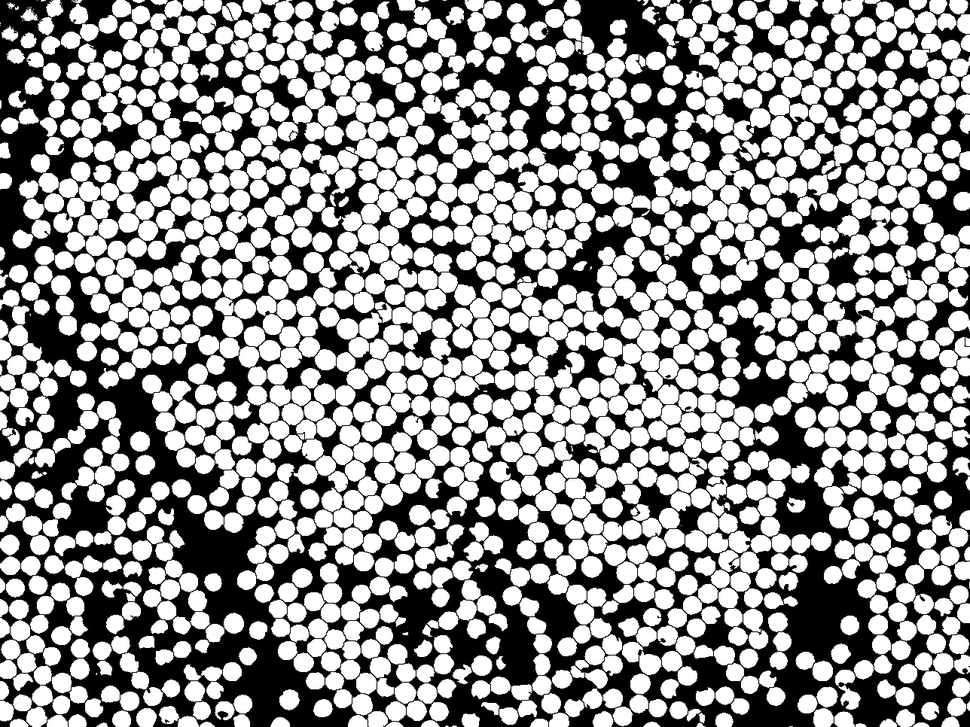
#> input picture Micrografia/datos/SS4_WS.tif, 970 x 727 px, shrunk from 1288 x 966 before the run
$ jupyter execute C2_SS4_final.ipynb
#> lines starting #> are read from the running program, lines starting #| are printed output that depends on the picture; after the words box and inside, x2 and y2 are one past the last pixel; in counts of white or black regions, pixels touching at a corner belong together
[cell 1]
# --- Librerias ---
import os
import cv2
import numpy as np
import matplotlib.pyplot as plt
from openpyxl import Workbook

[cell 2]
# --- Parametros y rutas ---
ruta_watershed = r"datos/SS4_WS.tif"
ruta_original = r"datos/SS4.tif"
carpeta_salida = r"resultados"

# FOV real del microscopio (micras): no impreso en la captura, estimado por
# extrapolacion a partir del diametro mediano de fibra frente al Caso 1 (169x132 um)
fov_ancho_um = 534.0
fov_alto_um = 400.0

factor_motas = 0.025       # descarta piezas < 2.5% del area mediana
factor_fragmento = 0.9     # pieza < 0.9*mediana del subconjunto -> fragmento de sobre-seg
umbral_solidez = 0.88      # une dos piezas si su union llena >= 88% de su casco convexo
factor_max_grupo = 1.2     # no unir si el grupo supera 1.2x la mediana (particulas uniformes; no agranda)
factor_min_grupo = 0.4     # descarta grupos finales < 0.4x la mediana (particulas inventadas)
umbral_solape = 0.65       # fusiona 2 circulos si dist. entre centros < 0.65*(r1+r2) (se solapan demasiado)
factor_max_circulo = 1.3   # el circulo fusionado no supera 1.3x el radio mediano (no crea gigantes)

os.makedirs(carpeta_salida, exist_ok=True)

[cell 3]
# --- Cargar la mascara sobre-segmentada (watershed de ImageJ) ---
ws = cv2.imread(ruta_watershed, cv2.IMREAD_GRAYSCALE)
#> ws is the input picture: shape (727, 970); min 0, max 255, mean 147.5
_, ws = cv2.threshold(ws, 127, 255, cv2.THRESH_BINARY)
#> ws: shape (727, 970); 57.8% white; 33 black regions (31 under 20 px), largest, box (x1, y1, x2, y2) and area: (0, 0, 970, 727) 297812, (830, 718, 837, 727) 23
# auto-inversion: las particulas deben ser el foreground (mas componentes). Si vienen
# como fondo (binarizado al reves en ImageJ) se corrige solo.
if cv2.connectedComponents(ws)[0] < cv2.connectedComponents(255 - ws)[0]:
    ws = 255 - ws
    print("Binario invertido -> corregido (particulas como foreground)")
alto_px, ancho_px = ws.shape

micras_por_pixel_x = fov_ancho_um / ancho_px
micras_por_pixel_y = fov_alto_um / alto_px
micras_por_pixel = (micras_por_pixel_x + micras_por_pixel_y) / 2

def contorno_exterior(mascara):
    contornos, _ = cv2.findContours(mascara, cv2.RETR_EXTERNAL, cv2.CHAIN_APPROX_NONE)
    return max(contornos, key=cv2.contourArea) if contornos else None

[cell 4]
# --- Piezas (sin motas) y clasificacion interior / borde ---
# Las piezas que tocan el marco son de borde: se tratan APARTE para que sus
# fragmentos no contaminen las interiores.
numero, etiquetas_piezas = cv2.connectedComponents(ws)
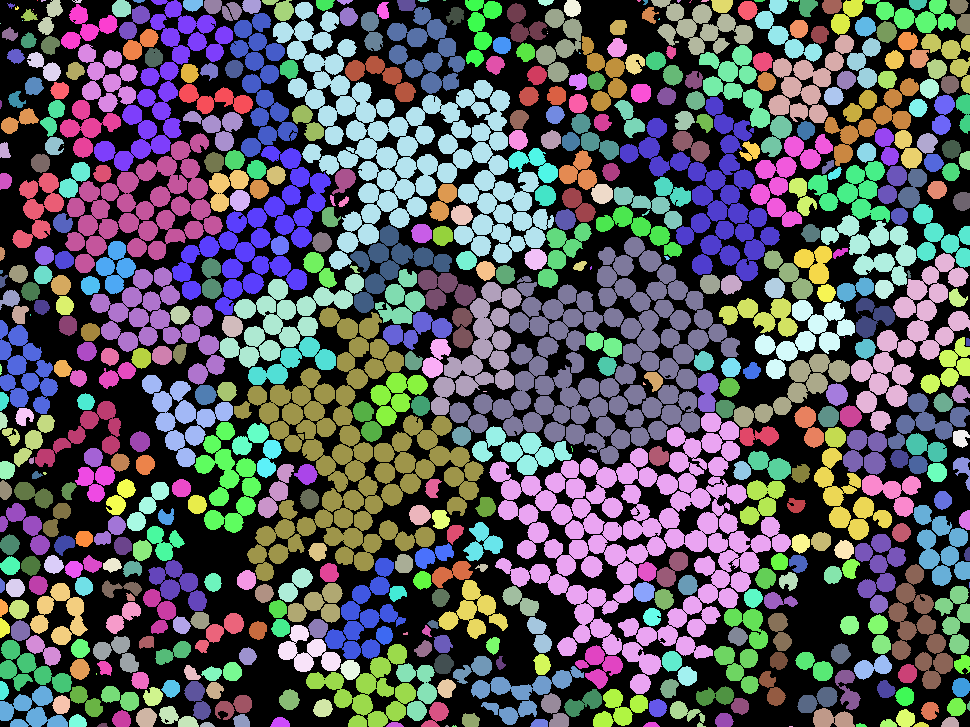
#> etiquetas_piezas: shape (727, 970) int32; 539 distinct labels, from 0 to 538; one colour per label, 0 black
#> numero = 539
area = {}
contorno = {}
for pieza in range(1, numero):
    c = contorno_exterior(np.uint8(etiquetas_piezas == pieza) * 255)
    if c is None:
        continue
    area[pieza] = int((etiquetas_piezas == pieza).sum())
    contorno[pieza] = c
#> this loop made 538 passes
#> contornos in contorno_exterior on passes 2, 4, 6: 1 contour, all with area under 20, 1 contour, all with area under 20, 1 contour, all with area under 20
#> after the loop, area = 538 items; contorno = 538 items

area_mediana = np.median(list(area.values()))
#> area_mediana = 286
piezas = [p for p in area if area[p] >= factor_motas * area_mediana]
#> piezas = 513 values from 3 to 535

bordes_lab = set(np.unique(np.concatenate([etiquetas_piezas[0, :], etiquetas_piezas[-1, :],
                                           etiquetas_piezas[:, 0], etiquetas_piezas[:, -1]])))
#> bordes_lab = 106 items
piezas_interior = [p for p in piezas if p not in bordes_lab]
#> piezas_interior = 418 values from 27 to 516
piezas_borde = [p for p in piezas if p in bordes_lab]
#> piezas_borde = 95 values from 3 to 535
print("Piezas:", len(piezas), "| interior:", len(piezas_interior), "| borde:", len(piezas_borde))
#| Piezas: 513 | interior: 418 | borde: 95

[cell 5]
# --- Union por convexidad (interiores y bordes por separado) ---
piezas_set = set(piezas)
#> piezas_set = 513 items
valido_mask = np.isin(etiquetas_piezas, piezas)
#> valido_mask: shape (727, 970) bool; 57.7% white; 33 black regions (31 under 20 px), largest, box (x1, y1, x2, y2) and area: (0, 0, 970, 727) 297896, (830, 718, 837, 727) 23
kernel = cv2.getStructuringElement(cv2.MORPH_ELLIPSE, (5, 5))
vecinos = {}
for p in piezas:
    cerca = np.unique(etiquetas_piezas[(cv2.dilate(np.uint8(etiquetas_piezas == p), kernel) > 0) & valido_mask])
    vecinos[p] = [int(v) for v in cerca if v != p and v in piezas_set]
#> this loop made 513 passes
#> (p, cerca) on passes 1 to 3: (3, [3, 69]), (4, [4, 41]), (5, [5, 41, 42])
#> after the loop, vecinos = 513 items

def solidez_union(a, b):
    casco = cv2.contourArea(cv2.convexHull(np.vstack([contorno[a], contorno[b]])))
    return (area[a] + area[b]) / casco if casco > 0 else 0.0

def unir(subconjunto):
    sub = set(subconjunto)
#> sub = 418 items
    if not subconjunto:
        return {}
    mediana = np.median([area[p] for p in subconjunto])
#> mediana = 293
    tope = factor_max_grupo * mediana
#> tope = 351.6
    padre = {p: p for p in subconjunto}
#> padre = 418 items
    area_grupo = {p: area[p] for p in subconjunto}
#> area_grupo = 418 items
    def raiz(x):
        while padre[x] != x:
            padre[x] = padre[padre[x]]
            x = padre[x]
        return x
    for fragmento in sorted([p for p in subconjunto if area[p] < factor_fragmento * mediana], key=lambda p: area[p]):
        candidatos = []
        for v in vecinos[fragmento]:
            if v not in sub:
                continue
            rf, rv = raiz(fragmento), raiz(v)
            if rf == rv or area_grupo[rf] + area_grupo[rv] > tope:   # tope: no fundir dos particulas
                continue
            s = solidez_union(fragmento, v)
            if s > umbral_solidez:
                candidatos.append((s, v))
        if candidatos:
            rf, rv = raiz(fragmento), raiz(max(candidatos)[1])
            padre[rf] = rv
            area_grupo[rv] += area_grupo[rf]
#> this loop made 123 passes
#> (fragmento, rf, rv) on pass 1: (339, 339, 338)
    grupos = {}
    for p in subconjunto:
        grupos.setdefault(raiz(p), []).append(p)
#> this loop made 418 passes
#> p on passes 1 to 3: 27, 37, 38
#> after the loop, grupos = 417 items
    # descarta grupos diminutos (particulas inventadas)
    return {k: m for k, m in grupos.items() if sum(area[p] for p in m) >= factor_min_grupo * mediana}

grupos_interior = unir(piezas_interior)
#> grupos_interior = 396 items
grupos_borde = unir(piezas_borde)
#> the loop in unir (call 2), `for fragmento in sorted([p for p in subconjunto if area[p] < factor_fr..` made 45 passes
#> (fragmento, rf, rv) on passes 26, 28: (305, 305, 293), (426, 426, 439)
#> the loop in unir (call 2), `for p in subconjunto:` made 95 passes
#> p on passes 1 to 8: 3, 4, 5, 6, 7, 8, 9, 10
#> grupos_borde = 68 items
print("Particulas interiores:", len(grupos_interior), "| de borde:", len(grupos_borde))
#| Particulas interiores: 396 | de borde: 68

[cell 6]
# --- Interiores como circulos de area REAL + fusion de solapes; borde = casco convexo ---
mascara_exterior = np.zeros((alto_px, ancho_px), dtype=np.uint8)
for miembros in grupos_borde.values():
    cv2.drawContours(mascara_exterior, [cv2.convexHull(np.vstack([contorno[p] for p in miembros]))], -1, 255, -1)
#> this loop made 68 passes
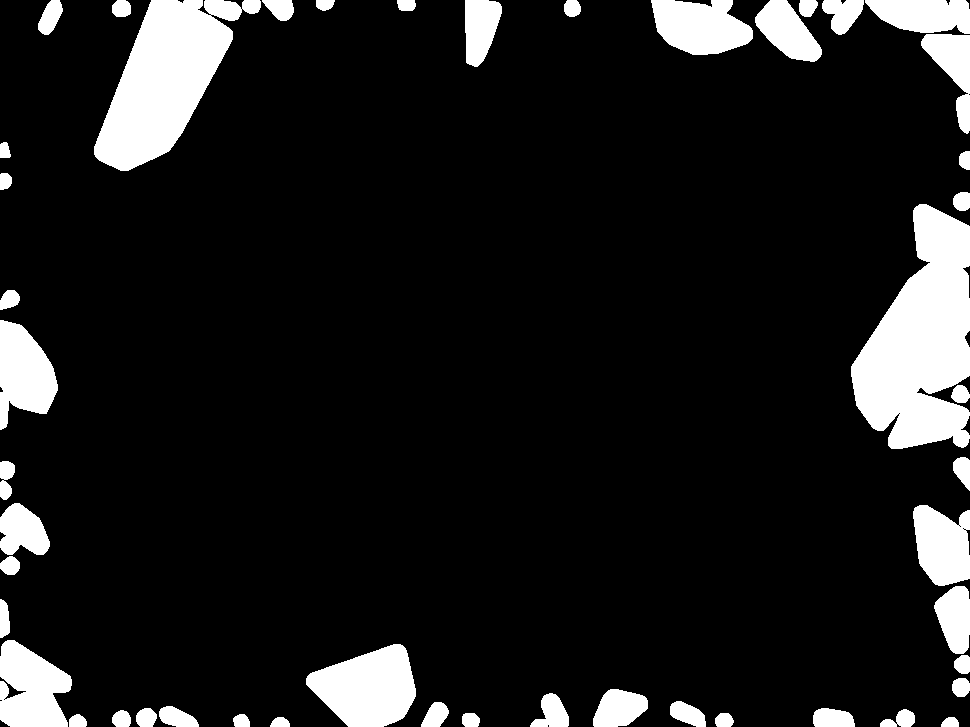
#> mascara_exterior: shape (727, 970); 11.7% white; 48 white regions, largest, box (x1, y1, x2, y2) and area: (851, 204, 970, 449) 18847, (94, 0, 261, 171) 14479, (306, 644, 416, 727) 6285

# un circulo (centro, radio de area equivalente) por grupo interior
circulos = []
for miembros in grupos_interior.values():
    casco = cv2.convexHull(np.vstack([contorno[p] for p in miembros]))
    area_px = sum(area[p] for p in miembros)   # area REAL (pixeles), no la del casco (que infla)
    perimetro = cv2.arcLength(casco, True)
    circ = 4 * np.pi * cv2.contourArea(casco) / (perimetro ** 2) if perimetro > 0 else 0.0
    M = cv2.moments(casco)
    cx = M["m10"] / M["m00"] if M["m00"] else 0.0
    cy = M["m01"] / M["m00"] if M["m00"] else 0.0
    circulos.append([cx, cy, float(np.sqrt(area_px / np.pi)), circ])
#> this loop made 396 passes
#> (miembros, area_px, perimetro, circ, cx, cy) on passes 1 to 3: ([27], 288, 58.83, 0.978, 747.3, 9.7), ([38], 23398, 888.1, 0.804, 405.7, 150.4), ([39], 158, 47.52, 0.857, 383, 9.97)
#> after the loop, circulos = 396 items, first 6: [747.3, 9.7, 9.57, 0.978], [405.7, 150.4, 86.3, 0.804], [383, 9.97, 7.09, 0.857], [524.5, 24.36, 15.82, 0.864], [86.2, 26.12, 18.28, 0.804], [134, 22.05, 12.83, 0.82]

# Fusion de circulos que se solapan DEMASIADO (una particula partida en dos):
# se sustituyen por un circulo que engloba a ambos, sin superar factor_max_circulo * radio mediano.
mediana_radio = float(np.median([c[2] for c in circulos])) if circulos else 0.0
#> mediana_radio = 9.76
tope_radio = factor_max_circulo * mediana_radio
#> tope_radio = 12.69

def envolvente(a, b):
    x1, y1, r1 = a[:3]; x2, y2, r2 = b[:3]
    d = float(np.hypot(x2 - x1, y2 - y1))
    if d + min(r1, r2) <= max(r1, r2):          # uno ya contiene al otro
        return list(a[:3]) if r1 >= r2 else list(b[:3])
    R = (d + r1 + r2) / 2                        # circulo minimo que engloba ambos
    t = (R - r1) / d if d > 0 else 0.0
    return [x1 + (x2 - x1) * t, y1 + (y2 - y1) * t, R]

padre = list(range(len(circulos)))
#> padre = 396 values from 0 to 395
def raiz(x):
    while padre[x] != x:
        padre[x] = padre[padre[x]]; x = padre[x]
    return x
for i in range(len(circulos)):
    xi, yi, ri = circulos[i][:3]
    for j in range(i + 1, len(circulos)):
        xj, yj, rj = circulos[j][:3]
        if np.hypot(xj - xi, yj - yi) < umbral_solape * (ri + rj):
            padre[raiz(i)] = raiz(j)
#> this loop made 396 passes
#> (xi, yi, ri) on passes 1 to 3: (747.3, 9.7, 9.57), (405.7, 150.4, 86.3), (383, 9.97, 7.09)
#> after the loop, padre = 396 values, max 395 at index 395, min 0 at index 0, mean 199.3

componentes = {}
for i in range(len(circulos)):
    componentes.setdefault(raiz(i), []).append(circulos[i])
#> after the loop, componentes = 373 items

circulos_final = []
for grupo in componentes.values():
    c = grupo[0]
    for otro in grupo[1:]:
        e = envolvente(c, otro)
        if e[2] <= tope_radio:                  # no crear circunferencias gigantes
            c = [e[0], e[1], e[2], max(c[3], otro[3])]
        else:
            circulos_final.append(otro)
    circulos_final.append(c)
#> this loop made 373 passes

# rasterizar interiores (circulos ya fusionados) y guardar propiedades
mascara_interior = np.zeros((alto_px, ancho_px), dtype=np.uint8)
#> mascara_interior: shape (727, 970); every value is 0
particulas = []
for cx, cy, r, circ in circulos_final:
    cxi, cyi, ri = int(round(cx)), int(round(cy)), int(round(r))
    cv2.circle(mascara_interior, (cxi, cyi), ri, 255, -1)
    particulas.append({"id": len(particulas) + 1, "area_px": float(np.pi * ri * ri),
                       "circularidad": circ, "centro_x": cxi, "centro_y": cyi, "radio_eq_px": float(ri)})
#> this loop made 396 passes
#> (cx, cy, r, circ) on passes 1 to 3: (747.3, 9.7, 9.57, 0.978), (442.8, 201.8, 13.77, 0.832), (405.7, 150.4, 86.3, 0.804)
#> mascara_interior: shape (727, 970); 47% white; 255 white regions, largest, box (x1, y1, x2, y2) and area: (197, 159, 431, 538) 39002, (363, 237, 687, 446) 33918, (542, 446, 733, 640) 28419

# resultado final = TODAS las particulas en blanco (imagen binarizada lista para el watershed)
resultado_final = np.zeros((alto_px, ancho_px), dtype=np.uint8)
resultado_final[(mascara_interior > 0) | (mascara_exterior > 0)] = 255
#> resultado_final: shape (727, 970); 57.9% white; 41 black regions (28 under 20 px), largest, box (x1, y1, x2, y2) and area: (0, 0, 970, 727) 295712, (917, 376, 970, 398) 260, (126, 0, 151, 15) 213
print("Particulas interiores:", len(particulas), "(fusiones:", len(circulos) - len(particulas), ") | borde:", len(grupos_borde))
#| Particulas interiores: 396 (fusiones: 0 ) | borde: 68

[cell 7]
# --- Guardar imagenes resultado ---
# 1) Resultado final binarizado (todas las particulas blancas, listo para el watershed)
cv2.imwrite(os.path.join(carpeta_salida, "resultado_final.png"), resultado_final)

# 2) Doble panel: interiores | exteriores (binario)
fig, ax = plt.subplots(1, 2, figsize=(15, 6))
ax[0].imshow(mascara_interior, cmap="gray"); ax[0].set_title("Interiores: %d" % len(particulas)); ax[0].axis("off")
ax[1].imshow(mascara_exterior, cmap="gray"); ax[1].set_title("Exteriores / borde: %d" % len(grupos_borde)); ax[1].axis("off")
fig.tight_layout()
fig.savefig(os.path.join(carpeta_salida, "interiores_exteriores.png"), dpi=150, bbox_inches="tight")
plt.close(fig)

# 3) Comparacion: resultado final vs la entrada del watershed (_WS)
fig, ax = plt.subplots(1, 2, figsize=(15, 6))
ax[0].imshow(resultado_final, cmap="gray"); ax[0].set_title("Resultado final (binarizado)"); ax[0].axis("off")
ax[1].imshow(ws, cmap="gray"); ax[1].set_title("Entrada watershed (_WS)"); ax[1].axis("off")
fig.tight_layout()
fig.savefig(os.path.join(carpeta_salida, "comparacion.png"), dpi=150, bbox_inches="tight")
plt.close(fig)

# 4) Overlay: resultado final superpuesto sobre el _WS (colores aptos deuteranopia)
#    blanco = coincide | naranja = anadido por el codigo | azul = quitado por el codigo
proc = resultado_final > 0
ws_fg = ws > 0
overlay_ws = np.zeros((alto_px, ancho_px, 3), dtype=np.uint8)
#> overlay_ws: shape (727, 970, 3); every value is 0
overlay_ws[ws_fg & proc] = (255, 255, 255)
#> overlay_ws: shape (727, 970, 3); 41.1% white; 618 white regions (84 under 20 px), largest, box (x1, y1, x2, y2) and area: (544, 449, 732, 640) 15417, (517, 271, 679, 446) 12266, (321, 82, 492, 232) 11357
overlay_ws[(~ws_fg) & proc] = (0, 128, 255)     # naranja (BGR) = anadido
overlay_ws[ws_fg & (~proc)] = (255, 0, 0)       # azul (BGR) = quitado
cv2.imwrite(os.path.join(carpeta_salida, "overlay_vs_ws.png"), overlay_ws)

# 5) Deteccion de particulas: cada particula dibujada por SEPARADO sobre la micrografia
#    original (si se fusionan en la mascara, findContours las une; por eso una a una).
#    interiores = circulo naranja | exteriores/borde = casco convexo azul (deuteranopia)
original = cv2.imread(ruta_original, cv2.IMREAD_GRAYSCALE)
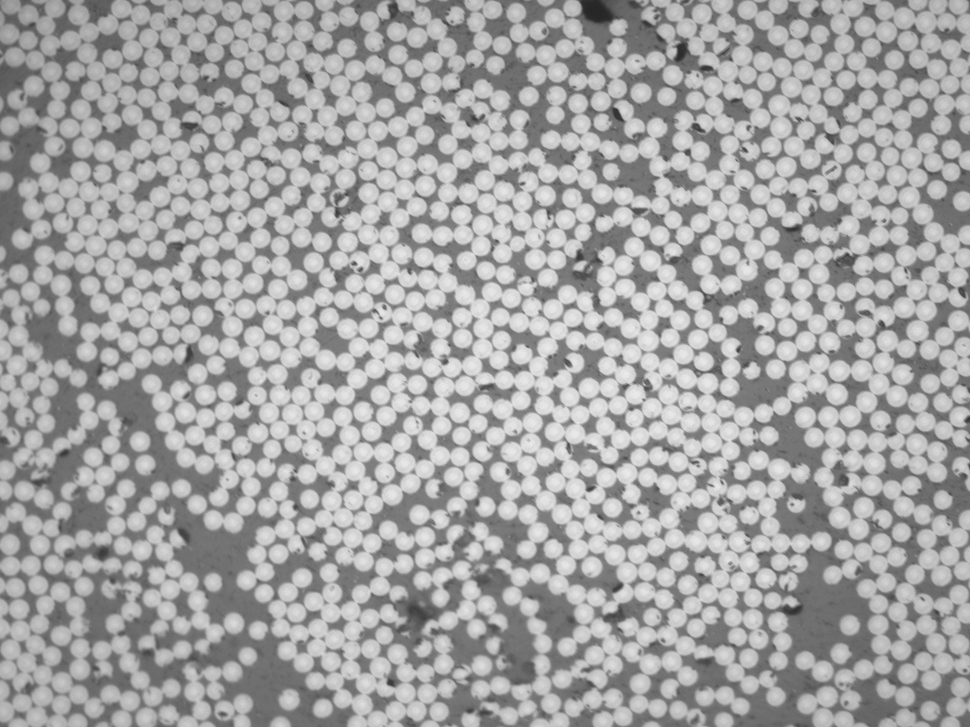
#> input picture Micrografia/datos/SS4.tif, 970 x 727 px, shrunk from 1288 x 966 before the run
#> original is the input picture: shape (727, 970); min 37, max 235, mean 164.8
deteccion = cv2.cvtColor(original, cv2.COLOR_GRAY2BGR)
for miembros in grupos_borde.values():
    cv2.drawContours(deteccion, [cv2.convexHull(np.vstack([contorno[p] for p in miembros]))], -1, (255, 0, 0), 2)
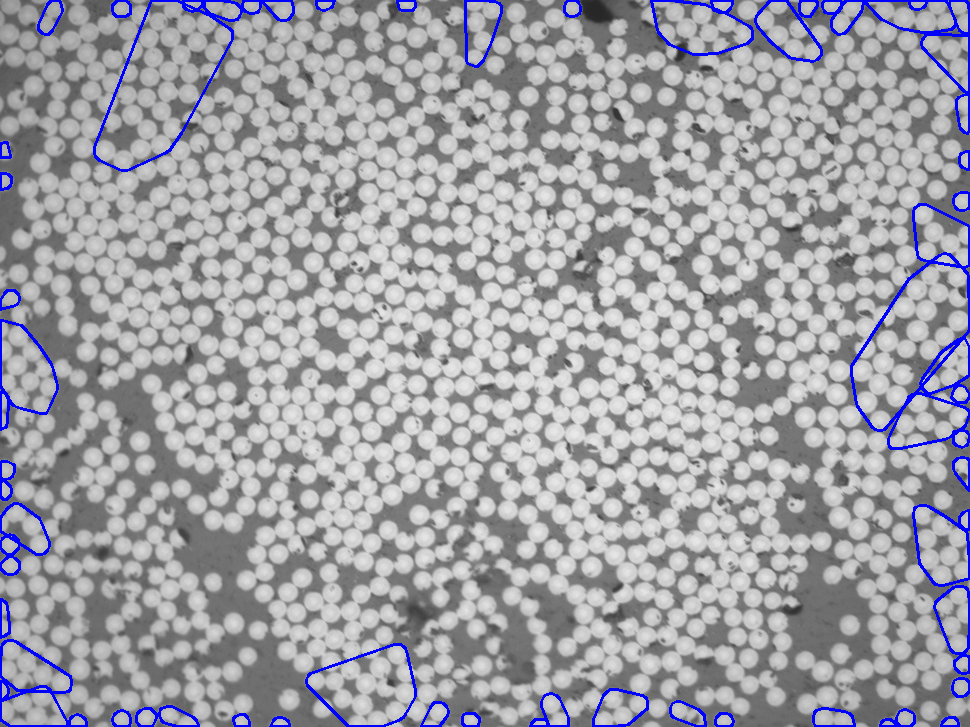
#> deteccion: shape (727, 970, 3); 2.79% of pixels changed, all inside (x1, y1, x2, y2) = (0, 0, 970, 727)
for p in particulas:
    cv2.circle(deteccion, (p["centro_x"], p["centro_y"]), int(round(p["radio_eq_px"])), (0, 128, 255), 2)
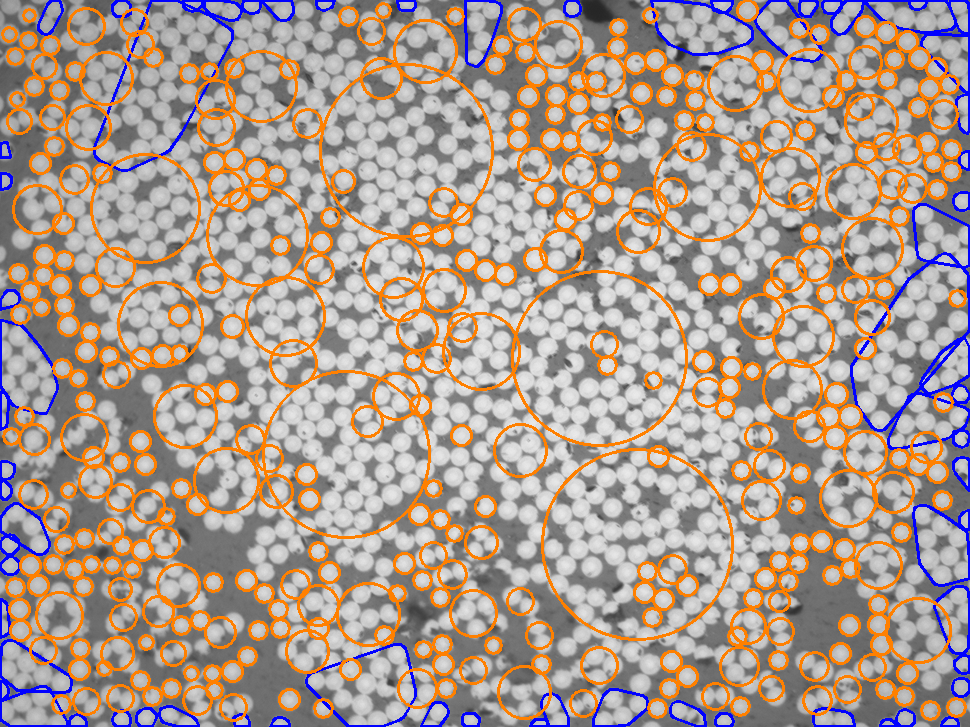
#> deteccion: shape (727, 970, 3); 13.76% of pixels changed, all inside (x1, y1, x2, y2) = (1, 0, 967, 722)
cv2.imwrite(os.path.join(carpeta_salida, "Deteccion de particulas.png"), deteccion)

print("Guardado en:", carpeta_salida)

[cell 8]
# --- Guardar las propiedades en Excel (solo particulas interiores) ---
libro = Workbook()
hoja = libro.active
hoja.title = "Resultados"

hoja.append(["RESUMEN"])
hoja.append(["Particulas interiores", len(particulas)])
hoja.append(["Particulas de borde (2o plano)", len(grupos_borde)])
hoja.append(["Fraccion de superficie", float((resultado_final > 0).mean())])
hoja.append([])
hoja.append(["id", "area_px", "area_um2", "diametro_eq_um", "circularidad", "centro_x_px", "centro_y_px"])
for p in particulas:
    hoja.append([
        p["id"], p["area_px"], p["area_px"] * micras_por_pixel_x * micras_por_pixel_y,
        2 * p["radio_eq_px"] * micras_por_pixel, p["circularidad"], p["centro_x"], p["centro_y"],
    ])
libro.save(os.path.join(carpeta_salida, "propiedades_particulas.xlsx"))
print("Excel guardado")
